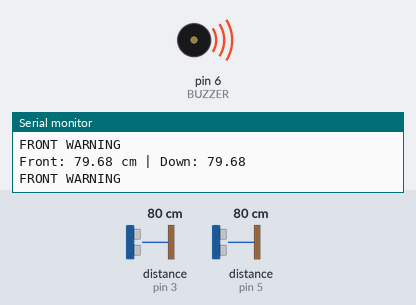
This sketch was run on a simulated Arduino Nano, built with avr-gcc and run on an emulated ATmega328P. On the bench: buzzer (waves = sounding, pin HIGH), the last lines printed to the serial monitor. Wiring (inferred from the names in the program): 2 × ultrasonic range finder: trigger pin 2, echo pin 3 / trigger pin 4, echo pin 5. The test bench sets the inputs (shaded band); at power-on: distance to the obstacle (sensors on pin 3, pin 5) 80 cm. The echo pulse lasts 58.3 µs per cm; pins used as bus, display or sensor lines are not drawn.

Above: at 1.4 s.
1.5 s: distance to the obstacle (sensor on pin 3) set to 2 cm
At 1.81 s:
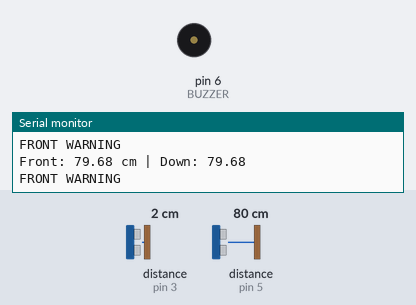
4.9 s: distance to the obstacle (sensor on pin 5) set to 23 cm
8.3 s: distance to the obstacle (sensor on pin 5) set to 18 cm
At 8.96 s:
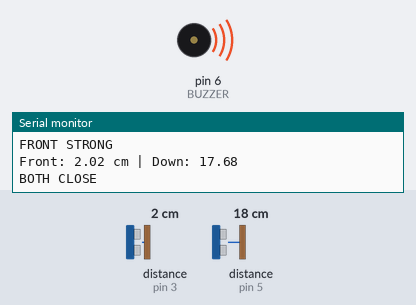
11.7 s: distance to the obstacle (sensor on pin 3) set to 18 cm
15.1 s: distance to the obstacle (sensor on pin 3) set to 21 cm
Timing chart, 0 to 19.5 s (numbered marks = the images above; inputs shaded):
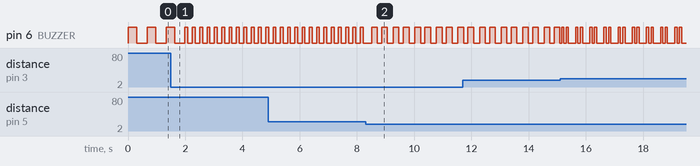

Measured:
- the behaviour switches between 21 and 20 cm on distance to the obstacle (sensor on pin 5) (found by bisection; images 1 and 2)
- after the input at 8.3 s, pin 6 (BUZZER): alternates HIGH for 0.20 s and LOW for 0.18 s, starting after 0.22 s
- by itself, pin 6 (BUZZER): alternates HIGH for 0.10 s and LOW for 0.15 s

The sketch:

nano_obstacle.ino
```cpp
/*******************************************************
 * Project: Smart Blind Stick - Obstacle & Pit Detection
 * Controller: Arduino Nano
 *
 * Description:
 * This system uses two ultrasonic sensors:
 * 1. Front sensor  -> detects obstacles
 * 2. Down sensor   -> detects ground changes (stairs/pit)
 *
 * A buzzer provides 5 different sound patterns based on:
 * - Obstacle distance
 * - Ground proximity
 * - Pit detection
 *
 * Priority Order:
 * 1. Pit Detection (highest)
 * 2. Both sensors close
 * 3. Lower sensor warning
 * 4. Front strong warning
 * 5. Front normal warning
 *******************************************************/

#define FRONT_TRIG 2
#define FRONT_ECHO 3

#define DOWN_TRIG 4
#define DOWN_ECHO 5

#define BUZZER 6

long duration;
float frontDist, downDist;
float prevDownDist = 0;

/*******************************************************
 * Function: getDistance()
 * Purpose : Measure distance using ultrasonic sensor
 * Input   : Trigger pin, Echo pin
 * Output  : Distance in cm
 * Notes   : Returns -1 if no signal detected
 *******************************************************/
float getDistance(int trigPin, int echoPin) {

  digitalWrite(trigPin, LOW);
  delayMicroseconds(5);

  digitalWrite(trigPin, HIGH);
  delayMicroseconds(10);
  digitalWrite(trigPin, LOW);

  duration = pulseIn(echoPin, HIGH, 30000); // 30ms timeout

  if (duration == 0) return -1;  // invalid reading

  return duration * 0.0343 / 2;  // convert to cm
}

/*******************************************************
 * SOUND PATTERNS
 * Each function defines a unique buzzer pattern
 *******************************************************/

// Sound 1: Front obstacle (20–40 cm) → slow beep
void sound1() {
  digitalWrite(BUZZER, HIGH);
  delay(300);
  digitalWrite(BUZZER, LOW);
  delay(300);
}

// Sound 2: Front strong danger (<20 cm) → fast beep
void sound2() {
  digitalWrite(BUZZER, HIGH);
  delay(100);
  digitalWrite(BUZZER, LOW);
  delay(100);
}

// Sound 3: Lower sensor (<20 cm) → double pulse
void sound3() {
  digitalWrite(BUZZER, HIGH);
  delay(80);
  digitalWrite(BUZZER, LOW);
  delay(80);

  digitalWrite(BUZZER, HIGH);
  delay(80);
  digitalWrite(BUZZER, LOW);
  delay(200);
}

// Sound 4: Pit detection → continuous alert (highest priority)
void sound4() {
  digitalWrite(BUZZER, HIGH);
}

// Sound 5: Both sensors <20 cm → custom pattern
void sound5() {
  digitalWrite(BUZZER, LOW);
  delay(150);

  digitalWrite(BUZZER, HIGH);
  delay(200);

  digitalWrite(BUZZER, LOW);
  delay(150);

  digitalWrite(BUZZER, HIGH);
  delay(200);

  digitalWrite(BUZZER, LOW);
}

/*******************************************************
 * Setup Function
 *******************************************************/
void setup() {

  Serial.begin(9600);

  pinMode(FRONT_TRIG, OUTPUT);
  pinMode(FRONT_ECHO, INPUT);

  pinMode(DOWN_TRIG, OUTPUT);
  pinMode(DOWN_ECHO, INPUT);

  pinMode(BUZZER, OUTPUT);
}

/*******************************************************
 * Main Loop
 * Reads sensor data and applies priority-based logic
 *******************************************************/
void loop() {

  // Read distances from both sensors
  frontDist = getDistance(FRONT_TRIG, FRONT_ECHO);
  downDist  = getDistance(DOWN_TRIG, DOWN_ECHO);

  // Debug output for calibration and monitoring
  Serial.print("Front: ");
  Serial.print(frontDist);
  Serial.print(" cm | Down: ");
  Serial.println(downDist);

  /***************************************************
   * PRIORITY-BASED DECISION MAKING
   ***************************************************/

  // 1. PIT DETECTION (Highest Priority)
  // Detect sudden increase in ground distance
  if (downDist > 0 && prevDownDist > 0 &&
      downDist > 60 && (downDist - prevDownDist > 40)) {

    Serial.println("PIT DETECTED");
    sound4();
  }

  // 2. BOTH SENSORS CLOSE (<20 cm)
  else if (frontDist > 0 && downDist > 0 &&
           frontDist < 20 && downDist < 20) {

    Serial.println("BOTH CLOSE");
    sound5();
  }

  // 3. LOWER SENSOR WARNING (<20 cm)
  else if (downDist > 0 && downDist < 20) {

    Serial.println("LOWER WARNING");
    sound3();
  }

  // 4. FRONT STRONG WARNING (<50 cm)
  else if (frontDist > 0 && frontDist < 50) {

    Serial.println("FRONT STRONG");
    sound2();
  }

  // 5. FRONT NORMAL WARNING (51–100 cm)
  else if (frontDist >= 51 && frontDist <= 100) {

    Serial.println("FRONT WARNING");
    sound1();
  }

  // SAFE CONDITION
  else {
    digitalWrite(BUZZER, LOW);
  }

  // Update previous ground distance (only valid values)
  if (downDist > 0) {
    prevDownDist = downDist;
  }

  delay(50); // small delay for stability
}
```
